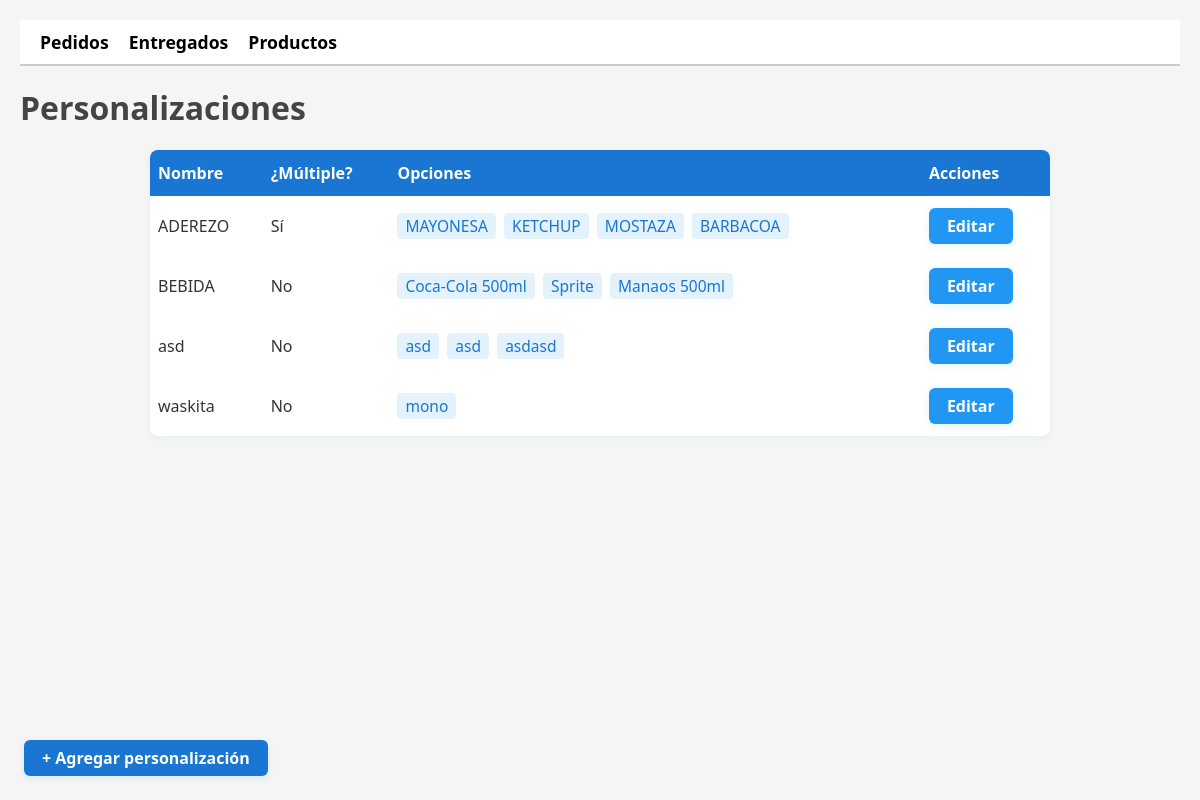
/panel/personalizaciones/, run on an earlier commit of the app's database.
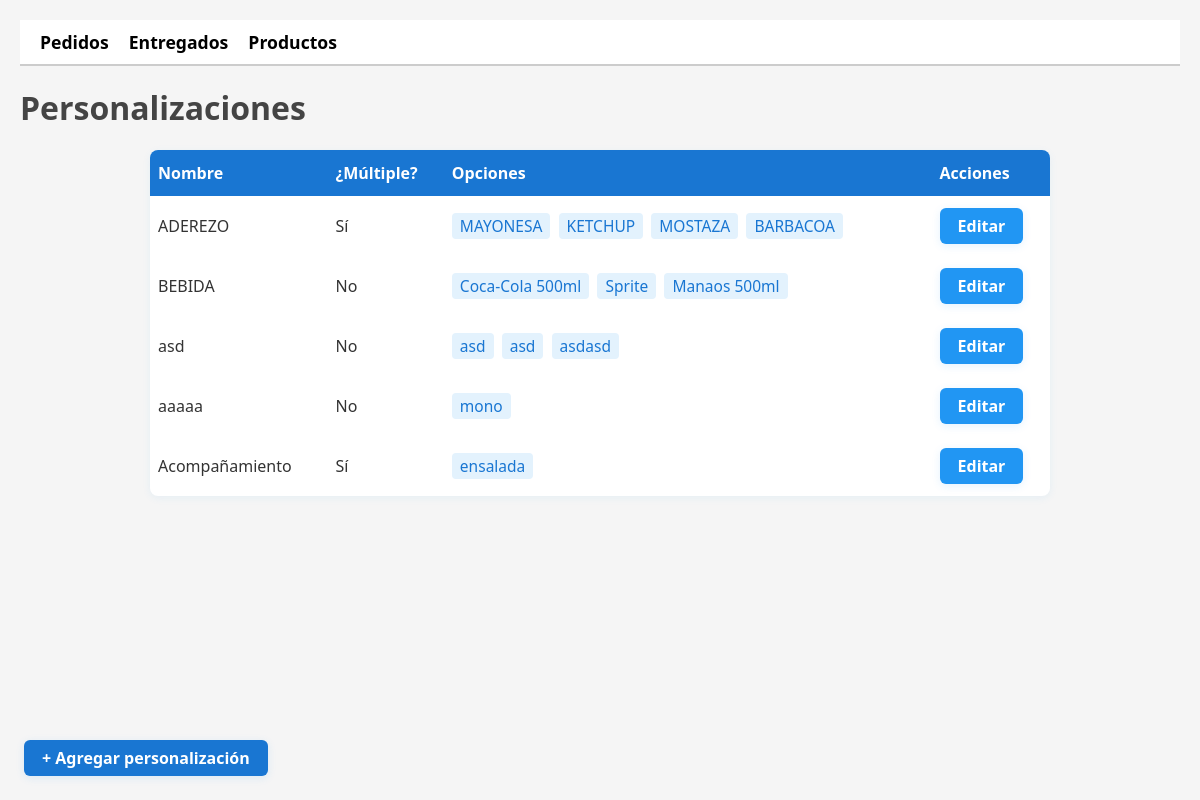
And on a later commit of the database.
### mi_app/models.py (models this page shows, shortened)
class PersonalizacionCampo(models.Model):
    nombre = models.CharField(max_length=100)
    es_multiple = models.BooleanField(default=False)  # NUEVO CAMPO

class PersonalizacionOpcion(models.Model):
    campo = models.ForeignKey(PersonalizacionCampo, on_delete=models.CASCADE, related_name='opciones')
    nombre = models.CharField(max_length=100)
    precio_extra = models.DecimalField(max_digits=6, decimal_places=2, default=0)

### mi_app/views/admin.py (the view)
# urls.py: path('panel/personalizaciones/', views.lista_personalizaciones_admin, name='lista_personalizaciones_admin'),
def lista_personalizaciones_admin(request):
    from ..models import PersonalizacionCampo
    personalizaciones = PersonalizacionCampo.objects.all()
    return render(request, 'admin/lista_personalizaciones_admin.html', {'personalizaciones': personalizaciones})

### mi_app/templates/admin/lista_personalizaciones_admin.html
{% load static %}
<link rel="stylesheet" href="{% static 'css/admin_panel.css' %}">
<nav class="admin-menu">
  <a href="{% url 'pedidos_admin' %}">Pedidos</a>
  <a href="{% url 'pedidos_entregados_admin' %}">Entregados</a>
  <a href="{% url 'productos_admin' %}">Productos</a>
</nav>
<h1>Personalizaciones</h1>
<div class="tabla-admin-wrapper">
<table class="tabla-admin">
  <thead>
    <tr>
      <th>Nombre</th>
      <th>¿Múltiple?</th>
      <th>Opciones</th>
      <th>Acciones</th>
    </tr>
  </thead>
  <tbody>
    {% for p in personalizaciones %}
    <tr>
      <td>{{ p.nombre }}</td>
      <td>{% if p.es_multiple %}Sí{% else %}No{% endif %}</td>
      <td>
        {% for op in p.opciones.all %}
          <span class="opcion-tag">{{ op.nombre }}</span>
        {% empty %}
          <span style="color:#888;">Sin opciones</span>
        {% endfor %}
      </td>
      <td>
        <a href="{% url 'editar_personalizacion_admin' p.id %}" class="admin-btn">Editar</a>
      </td>
    </tr>
    {% empty %}
    <tr><td colspan="4" style="text-align:center; color:#888; padding: 18px;">No hay personalizaciones creadas.</td></tr>
    {% endfor %}
  </tbody>
</table>
</div>
<div class="fijo-abajo-izq">
  <a href="{% url 'agregar_personalizacion_admin' %}" class="admin-btn" style="background:#1976d2;">+ Agregar personalización</a>
</div>

What changed in the data, as far as the page shows it:
changed PersonalizacionCampo: nombre "waskita" → "aaaaa"
added PersonalizacionCampo: nombre "Acompañamiento", es_multiple "Sí"
added PersonalizacionOpcion: nombre "ensalada", shown under "Acompañamiento"
